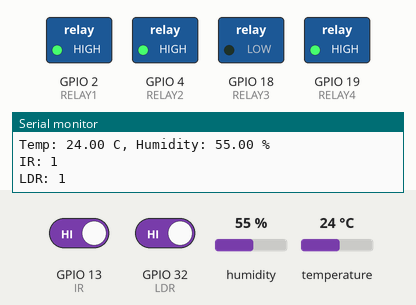
A sketch run on a simulated ESP32. Shown: switched loads named in the sketch (green lamp = pin HIGH), the last lines printed to the serial monitor. The test bench sets the inputs (shaded band); at power-on: GPIO 13 (IR) HIGH, temperature 24 °C, GPIO 32 (LDR) HIGH, humidity 55 %. WiFi joins after 1.5 s; servers stay silent unless stated.

Above: at 3.0 s.
3.1 s: GPIO 13 (IR) driven LOW
At 4.5 s:
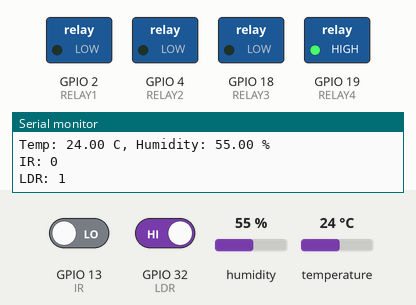
4.8 s: temperature set to 31 °C
7.0 s: temperature set to 34 °C
At 8.7 s:
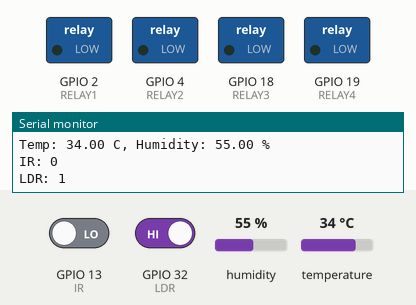
9.4 s: GPIO 32 (LDR) driven LOW
At 9.9 s:
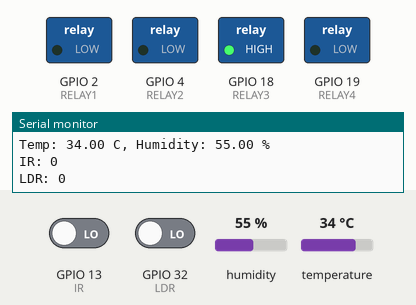
10.9 s: temperature set to 12 °C
At 12.6 s:
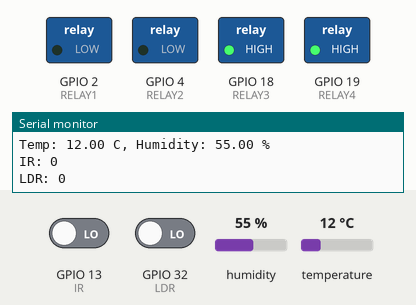
13.4 s: temperature set to 33 °C
At 15.1 s:
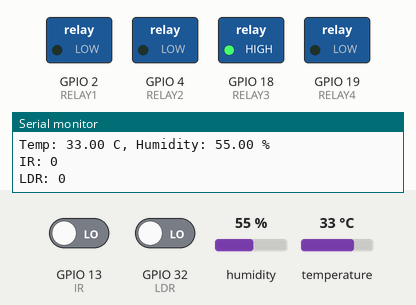
Timing chart, 0 to 16.4 s (numbered marks = the images above; inputs shaded):
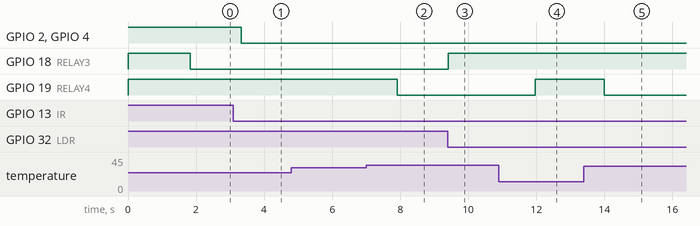

Measured:
- the behaviour switches between 32 and 33 °C on temperature (found by bisection; images 1 and 2)
- after the input at 3.1 s, GPIO 2 (RELAY1), GPIO 4 (RELAY2): HIGH → LOW after 0.23 s
- after the input at 7.0 s, GPIO 19 (RELAY4): HIGH → LOW after 0.91 s
- after the input at 9.4 s, GPIO 18 (RELAY3): LOW → HIGH at once
- after the input at 10.9 s, GPIO 19 (RELAY4): LOW → HIGH after 1.1 s
- after the input at 13.4 s, GPIO 19 (RELAY4): HIGH → LOW after 0.59 s

The sketch:

4Relay_blynk.ino
```cpp
#define BLYNK_TEMPLATE_ID "TMPL3UoK5gPa7"
#define BLYNK_TEMPLATE_NAME "Smart home automation"
#define BLYNK_AUTH_TOKEN "vZxjrgIPcYLINfywyfZO64jH1vorGvnr"

#include <WiFi.h>
#include <WiFiClient.h>
#include <BlynkSimpleEsp32.h>
#include "DHT.h"

#define DHTTYPE DHT11
#define DHTPIN 14
DHT dht(DHTPIN, DHTTYPE);

// Wi-Fi credentials
char ssid[] = "Akash";
char pass[] = "akash123";

// Relay GPIOs
#define RELAY1 2
#define RELAY2 4
#define RELAY3 18
#define RELAY4 19

#define IR 13
#define LDR 32

// Variables
float t, h;
bool relay1_blynk = false;
bool relay2_blynk = false;
bool relay3_blynk = false;
bool relay4_blynk = false;

BLYNK_WRITE(V0) { relay1_blynk = param.asInt(); }
BLYNK_WRITE(V1) { relay2_blynk = param.asInt(); }
BLYNK_WRITE(V2) { relay3_blynk = param.asInt(); }
BLYNK_WRITE(V3) { relay4_blynk = param.asInt(); }

void setup() {
  Serial.begin(115200);
  dht.begin();

  pinMode(RELAY1, OUTPUT);
  pinMode(RELAY2, OUTPUT);
  pinMode(RELAY3, OUTPUT);
  pinMode(RELAY4, OUTPUT);
  pinMode(IR, INPUT);
  pinMode(LDR, INPUT);

  // Relays OFF at startup (HIGH if active LOW)
  digitalWrite(RELAY1, HIGH);
  digitalWrite(RELAY2, HIGH);
  digitalWrite(RELAY3, HIGH);
  digitalWrite(RELAY4, HIGH);

  Blynk.begin(BLYNK_AUTH_TOKEN, ssid, pass);
}

void loop() {
  Blynk.run();

  t = dht.readTemperature();
  h = dht.readHumidity();

  // Send temperature and humidity to Blynk app virtual pins
  Blynk.virtualWrite(V4, t);
  Blynk.virtualWrite(V5, h);

  bool relay1_sensor = false;
  bool relay2_sensor = false;
  bool relay3_sensor = false;
  bool relay4_sensor = false;

  // Sensor-based relay logic
  if (t > 32 && digitalRead(IR) == LOW) {
    relay4_sensor = true;
  }

  // LDR logic inverted: ON when no light
  if (digitalRead(LDR) == LOW) {  // Light detected
    relay3_sensor = false;         // Relay OFF
  } else {                         // No light
    relay3_sensor = true;          // Relay ON
  }

  if (digitalRead(IR) == LOW) {
    relay1_sensor = true;
    relay2_sensor = true;
  }

  // Relay control: ON if Blynk OR sensors say ON
  digitalWrite(RELAY1, (relay1_blynk || relay1_sensor) ? LOW : HIGH);
  digitalWrite(RELAY2, (relay2_blynk || relay2_sensor) ? LOW : HIGH);
  digitalWrite(RELAY3, (relay3_blynk || relay3_sensor) ? LOW : HIGH);
  digitalWrite(RELAY4, (relay4_blynk || relay4_sensor) ? LOW : HIGH);

  // Optional debugging
  Serial.print("Temp: "); Serial.print(t); Serial.print(" C, ");
  Serial.print("Humidity: "); Serial.print(h); Serial.println(" %");
  Serial.print("IR: "); Serial.println(digitalRead(IR));
  Serial.print("LDR: "); Serial.println(digitalRead(LDR));  // Use digitalRead for clarity

  delay(500);
}
```

simple.c
```cpp
#include <stdio.h>

int main() {
    printf("Hello, GitHub!\n");
    return 0;
}
```
